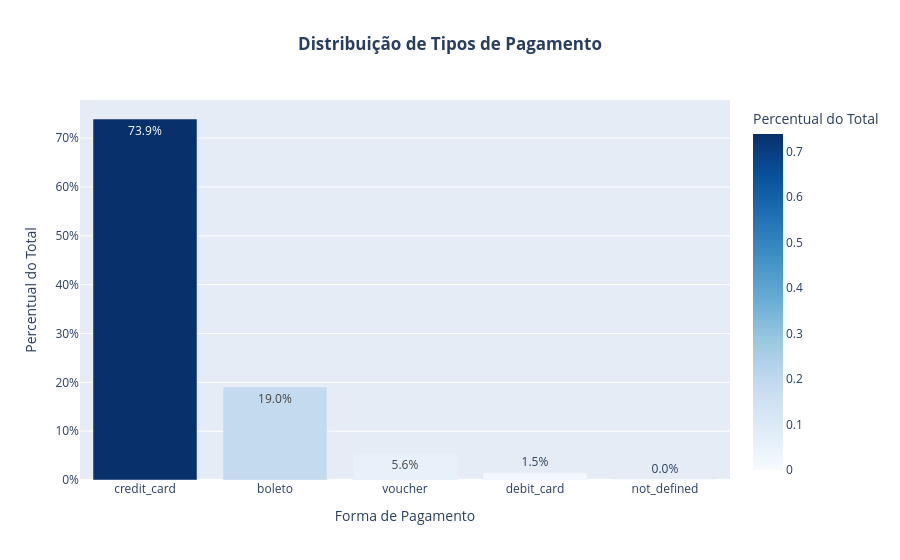

The cell this chart's notebook holds for it:
### Code cell
import pandas as pd
import plotly.express as px

# 1. Carrega os dados otimizados
tabela = pd.read_csv(
    "olist_order_payments_dataset.csv",
    usecols=["payment_type", "payment_value"],
)

# 2. Calcula as proporções mantendo os valores numéricos decimais
contagem_payment = (
    tabela["payment_type"]
    .value_counts(normalize=True)
    .reset_index(name="Proporcao")
)

# 3. Cria o gráfico de barras interativo
graph_paymenttype = px.bar(
    contagem_payment,
    x="payment_type",
    y="Proporcao",
    title="<b>Distribuição de Tipos de Pagamento</b>",
    labels={
        "payment_type": "Forma de Pagamento",
        "Proporcao": "Percentual do Total",
    },
    text_auto=".1%",  # Mostra a porcentagem formatada certinho no topo da barra
    color="Proporcao",  # Aplica cores gradientes baseadas no volume
    color_continuous_scale="Blues",
)

# 4. Ajustes estéticos finais no layout
graph_paymenttype.update_layout(
    title_x=0.5,  # Centraliza o título
    showlegend=False,  # Oculta a legenda lateral redundante
    yaxis_tickformat=".0%",  # Formata o eixo Y como porcentagem inteira
)

# 5. Exibe o gráfico
graph_paymenttype.show()

### Figure 1 — Plotly figure (JSON) as saved in the notebook; plotly's stock layout.template omitted (floating-point values rounded to 4 significant figures)
{"data": [{"hovertemplate": "Forma de Pagamento=%{x}<br>Percentual do Total=%{marker.color}<extra></extra>", "legendgroup": "", "marker": {"color": [0.7392, 0.1904, 0.05559, 0.01472, 2.888e-05], "coloraxis": "coloraxis", "pattern": {"shape": ""}}, "name": "", "orientation": "v", "showlegend": false, "textposition": "auto", "texttemplate": "%{y:.1%}", "type": "bar", "x": ["credit_card", "boleto", "voucher", "debit_card", "not_defined"], "xaxis": "x", "y": [0.7392, 0.1904, 0.05559, 0.01472, 2.888e-05], "yaxis": "y"}], "layout": {"barmode": "relative", "coloraxis": {"autocolorscale": false, "colorbar": {"title": {"text": "Percentual do Total"}}, "colorscale": [[0, "rgb(247,251,255)"], [0.125, "rgb(222,235,247)"], [0.25, "rgb(198,219,239)"], [0.375, "rgb(158,202,225)"], [0.5, "rgb(107,174,214)"], [0.625, "rgb(66,146,198)"], [0.75, "rgb(33,113,181)"], [0.875, "rgb(8,81,156)"], [1, "rgb(8,48,107)"]]}, "legend": {"tracegroupgap": 0}, "showlegend": false, "title": {"text": "<b>Distribuição de Tipos de Pagamento</b>", "x": 0.5}, "xaxis": {"anchor": "y", "domain": [0, 1], "title": {"text": "Forma de Pagamento"}}, "yaxis": {"anchor": "x", "domain": [0, 1], "tickformat": ".0%", "title": {"text": "Percentual do Total"}}}}
